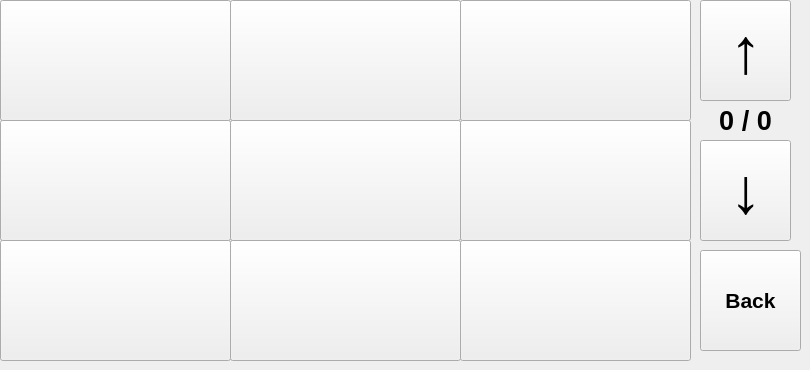
    <widget class="QWidget" name="STATION_PA">
     <widget class="QPushButton" name="STATION_PA_4">
      <property name="geometry">
       <rect>
        <x>0</x>
        <y>120</y>
        <width>231</width>
        <height>121</height>
       </rect>
      </property>
      <property name="font">
       <font>
        <pointsize>16</pointsize>
        <weight>75</weight>
        <bold>true</bold>
       </font>
      </property>
      <property name="focusPolicy">
       <enum>Qt::NoFocus</enum>
      </property>
      <property name="text">
       <string/>
      </property>
     </widget>
     <widget class="QPushButton" name="STATION_PA_1">
      <property name="geometry">
       <rect>
        <x>0</x>
        <y>0</y>
        <width>231</width>
        <height>121</height>
       </rect>
      </property>
      <property name="font">
       <font>
        <pointsize>16</pointsize>
        <weight>75</weight>
        <bold>true</bold>
       </font>
      </property>
      <property name="focusPolicy">
       <enum>Qt::NoFocus</enum>
      </property>
      <property name="autoFillBackground">
       <bool>false</bool>
      </property>
      <property name="text">
       <string/>
      </property>
      <property name="checkable">
       <bool>false</bool>
      </property>
      <property name="checked">
       <bool>false</bool>
      </property>
      <property name="autoDefault">
       <bool>false</bool>
      </property>
      <property name="default">
       <bool>false</bool>
      </property>
      <property name="flat">
       <bool>false</bool>
      </property>
     </widget>
     <widget class="QPushButton" name="STATION_PA_UP">
      <property name="geometry">
       <rect>
        <x>700</x>
        <y>0</y>
        <width>91</width>
        <height>101</height>
       </rect>
      </property>
      <property name="font">
       <font>
        <pointsize>48</pointsize>
        <weight>75</weight>
        <bold>true</bold>
       </font>
      </property>
      <property name="focusPolicy">
       <enum>Qt::NoFocus</enum>
      </property>
      <property name="autoFillBackground">
       <bool>false</bool>
      </property>
      <property name="text">
       <string>↑</string>
      </property>
      <property name="checkable">
       <bool>false</bool>
      </property>
      <property name="checked">
       <bool>false</bool>
      </property>
      <property name="autoDefault">
       <bool>false</bool>
      </property>
      <property name="default">
       <bool>false</bool>
      </property>
      <property name="flat">
       <bool>false</bool>
      </property>
     </widget>
     <widget class="QPushButton" name="STATION_PA_8">
      <property name="geometry">
       <rect>
        <x>230</x>
        <y>240</y>
        <width>231</width>
        <height>121</height>
       </rect>
      </property>
      <property name="font">
       <font>
        <pointsize>16</pointsize>
        <weight>75</weight>
        <bold>true</bold>
       </font>
      </property>
      <property name="focusPolicy">
       <enum>Qt::NoFocus</enum>
      </property>
      <property name="text">
       <string/>
      </property>
     </widget>
     <widget class="QPushButton" name="STATION_PA_BACK">
      <property name="geometry">
       <rect>
        <x>700</x>
        <y>250</y>
        <width>101</width>
        <height>101</height>
       </rect>
      </property>
      <property name="font">
       <font>
        <pointsize>16</pointsize>
        <weight>75</weight>
        <bold>true</bold>
       </font>
      </property>
      <property name="focusPolicy">
       <enum>Qt::NoFocus</enum>
      </property>
      <property name="text">
       <string>Back</string>
      </property>
     </widget>
     <widget class="QPushButton" name="STATION_PA_3">
      <property name="geometry">
       <rect>
        <x>460</x>
        <y>0</y>
        <width>231</width>
        <height>121</height>
       </rect>
      </property>
      <property name="font">
       <font>
        <pointsize>16</pointsize>
        <weight>75</weight>
        <bold>true</bold>
       </font>
      </property>
      <property name="focusPolicy">
       <enum>Qt::NoFocus</enum>
      </property>
      <property name="text">
       <string/>
      </property>
     </widget>
     <widget class="QPushButton" name="STATION_PA_5">
      <property name="geometry">
       <rect>
        <x>230</x>
        <y>120</y>
        <width>231</width>
        <height>121</height>
       </rect>
      </property>
      <property name="font">
       <font>
        <pointsize>16</pointsize>
        <weight>75</weight>
        <bold>true</bold>
       </font>
      </property>
      <property name="focusPolicy">
       <enum>Qt::NoFocus</enum>
      </property>
      <property name="text">
       <string/>
      </property>
     </widget>
     <widget class="QPushButton" name="STATION_PA_2">
      <property name="geometry">
       <rect>
        <x>230</x>
        <y>0</y>
        <width>231</width>
        <height>121</height>
       </rect>
      </property>
      <property name="font">
       <font>
        <pointsize>16</pointsize>
        <weight>75</weight>
        <bold>true</bold>
       </font>
      </property>
      <property name="focusPolicy">
       <enum>Qt::NoFocus</enum>
      </property>
      <property name="text">
       <string/>
      </property>
     </widget>
     <widget class="QPushButton" name="STATION_PA_DOWN">
      <property name="geometry">
       <rect>
        <x>700</x>
        <y>140</y>
        <width>91</width>
        <height>101</height>
       </rect>
      </property>
      <property name="font">
       <font>
        <pointsize>48</pointsize>
        <weight>75</weight>
        <bold>true</bold>
       </font>
      </property>
      <property name="focusPolicy">
       <enum>Qt::NoFocus</enum>
      </property>
      <property name="autoFillBackground">
       <bool>false</bool>
      </property>
      <property name="text">
       <string>↓</string>
      </property>
      <property name="checkable">
       <bool>false</bool>
      </property>
      <property name="checked">
       <bool>false</bool>
      </property>
      <property name="autoDefault">
       <bool>false</bool>
      </property>
      <property name="default">
       <bool>false</bool>
      </property>
      <property name="flat">
       <bool>false</bool>
      </property>
     </widget>
     <widget class="QPushButton" name="STATION_PA_6">
      <property name="geometry">
       <rect>
        <x>460</x>
        <y>120</y>
        <width>231</width>
        <height>121</height>
       </rect>
      </property>
      <property name="font">
       <font>
        <pointsize>16</pointsize>
        <weight>75</weight>
        <bold>true</bold>
       </font>
      </property>
      <property name="focusPolicy">
       <enum>Qt::NoFocus</enum>
      </property>
      <property name="text">
       <string/>
      </property>
     </widget>
     <widget class="QPushButton" name="STATION_PA_9">
      <property name="geometry">
       <rect>
        <x>460</x>
        <y>240</y>
        <width>231</width>
        <height>121</height>
       </rect>
      </property>
      <property name="font">
       <font>
        <pointsize>16</pointsize>
        <weight>75</weight>
        <bold>true</bold>
       </font>
      </property>
      <property name="focusPolicy">
       <enum>Qt::NoFocus</enum>
      </property>
      <property name="text">
       <string/>
      </property>
     </widget>
     <widget class="QLabel" name="STATION_PA_LABEL_PAGE">
      <property name="geometry">
       <rect>
        <x>710</x>
        <y>100</y>
        <width>71</width>
        <height>41</height>
       </rect>
      </property>
      <property name="font">
       <font>
        <pointsize>20</pointsize>
        <weight>75</weight>
        <italic>false</italic>
        <bold>true</bold>
       </font>
      </property>
      <property name="text">
       <string>0 / 0</string>
      </property>
      <property name="alignment">
       <set>Qt::AlignCenter</set>
      </property>
     </widget>
     <widget class="QPushButton" name="STATION_PA_7">
      <property name="geometry">
       <rect>
        <x>0</x>
        <y>240</y>
        <width>231</width>
        <height>121</height>
       </rect>
      </property>
      <property name="font">
       <font>
        <pointsize>16</pointsize>
        <weight>75</weight>
        <bold>true</bold>
       </font>
      </property>
      <property name="focusPolicy">
       <enum>Qt::NoFocus</enum>
      </property>
      <property name="text">
       <string/>
      </property>
     </widget>
    </widget>
